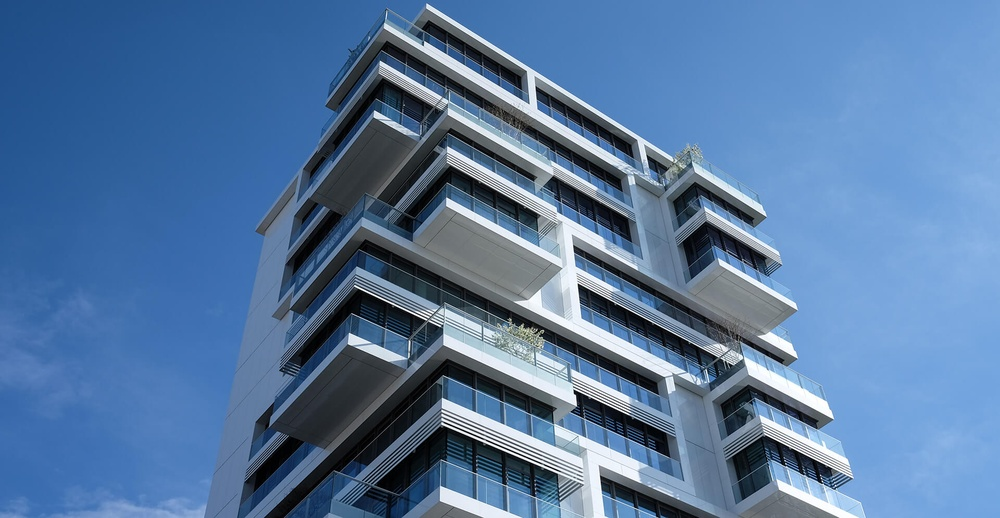
//> input picture Arsha/assets/img/cta-bg.jpg, 1000 x 518 px, shrunk from 1920 x 995 before the run
$ ./testsRealImages ../assets/img/cta-bg.jpg   (built with g++ and OpenCV 4)
//> lines starting //> are read from the running program, lines starting //| are printed output that depends on the picture
### Arsha/live-demo/CPP/convolutionFilters.cpp
#include "convolutionFilters.h"
#include <iostream>
// #include <tgmath.h>
#include <cstddef>
#include <vector>
#include <thread>
#include <iterator>

ConvolutionFilters::ConvolutionFilters() {

}

ConvolutionFilters::ConvolutionFilters(int rows, int cols, int channels, int debug) {
    this->debug = debug;
    this->numRows = rows;
    this->numCols = cols;
    this->numChannels = channels;

    // Create input Img
    inputImg = new float[rows*cols*channels];

    this->numThreads = 10;

    // Create useful Kernels
    sharpenKernel = new float[9] {
        0.0, -0.5, 0.0,
        -0.5, 8.0, -0.5,
        0.0, -0.5, 0.0
    };
    blurKernel = new float[9]{
        1.0/9.0, 1.0/9.0, 1.0/9.0,
        1.0/9.0, 1.0/9.0, 1.0/9.0,
        1.0/9.0, 1.0/9.0, 1.0/9.0,
    };
    gaussBlurKernel = new float[9] {
        1.0/16.0,   1.0/8.0,    1.0/16.0,
        1.0/8.0,    1.0/4.4,    1.0/8.0,
        1.0/16.0,   1.0/8.0,    1.0/16.0
    };
    edgeKernellH = new float[9]{
        -1.0,   -2.0,   -1.0,
        0.0,    0.0,    0.0,
        1.0,    2.0,    1.0
    };
    edgeKernelV = new float[9]{
        -1.0,   0.0,    1.0,
        -2.0,   0.0,    2.0,
        -1.0,   0.0,    1.0,
    };
    float denom = 2.0;
    embossKernel = new float[9]{
        -2.0f/denom,   -1.0f/denom,   0.0f/denom,
        -1.0f/denom,   1.0f/denom,    1.0f/denom,
        0.0f/denom,    1.0f/denom,    2.0f/denom
    };
    denom = 4.0;
    Log1 = new float[9]{
        0.0, -1.0,  0.0,
        -1.0, denom,  -1.0,
        0.0, -1.0,  0.0,
    };
    Log2 = new float[9]{
        -1.0, -1.0,     -1.0,
        -1.0,  2*denom, -1.0,
        -1.0, -1.0,     -1.0,
    };
    identityKernel = new float[9]{
        0.0, 0.0,     0.0,
        0.0, 1.0,     0.0,
        0.0, 0.0,     0.0,
    };
}

ConvolutionFilters::~ConvolutionFilters(){
    delete []sharpenKernel;
    delete []blurKernel;
    delete []gaussBlurKernel;
    delete []edgeKernelV;
    delete []edgeKernellH;
    delete []embossKernel;
    delete []Log1;
    delete []Log2;
    delete []identityKernel;
    if(inputImg != nullptr)
        delete []inputImg;
}

void ConvolutionFilters::setInputImg(float *img, int size) {
    for (int i = 0; i < size; i++) {
        this->inputImg[i] = img[i];
    }

}

// [36 lines left out: functions getInputImgPtr, getPixel, calculateIntensity, not called in this run]

float* ConvolutionFilters::applyConv(float *kernel,
                                     int kernelSize, int channels) {

    // if debugging print inputImg
    if (debug == 1) {
        std::cout << "rows: " <<  numRows << " cols: "
            << numCols << " channels: " << numChannels<<  std::endl;
        std::cout << "input Img" << std::endl;
        printImg(inputImg, channels);
    }

    // Create an output image numRowsXnumColsXchannels
    float *outputImage = new float[numRows*numCols*channels];
    for (int i = 0; i < numRows*numCols*channels; i ++) {
        outputImage[i] = 0.0;
    }

    int last = -1;
    auto f = [this](int start, int end, float* kernel, int kernelSize, int channels, float*outputImage) {
        std::chrono::high_resolution_clock::time_point t1 = std::chrono::high_resolution_clock::now();
        this->applyConvRows(start, end, kernel, kernelSize, channels, outputImage);
        std::chrono::high_resolution_clock::time_point t2 = std::chrono::high_resolution_clock::now();
        std::chrono::duration<double> time_span = std::chrono::duration_cast<std::chrono::duration<double>> (t2 - t1);
        if (debug >= 2)
            std::cout << "finished (" << start << "," << end << ")" << time_span.count() << "ms" << std::endl;
    };

    // break the image up into numThread segements
    // std::vector<std::thread> threads;
    std::thread* threads = new std::thread[numThreads];
    // std::thread threads[8];
    for (int i = 1; i <= numThreads; i++) {
        int start = last + 1;
        int end = ((float)numRows/numThreads)*i-1;
        // threads.push_back(std::thread(f, start, end, kernel, kernelSize, channels, outputImage));
        threads[i-1] = std::thread(f, start, end, kernel, kernelSize, channels, outputImage);
        last = end;
    }

    for (int i = 0; i < numThreads; i++) {
        threads[i].join();
    }

    // if debugging print inputImg
    if (debug == 1) {
        std::cout << "output Img" << std::endl;
        printImg(outputImage, channels);
    }

    delete []threads;
    return outputImage;
}

void ConvolutionFilters::applyConvRows(int rowStart, int rowEnd, float *kernel,
                                       int kernelSize, int channels, float* outputImage) {

    float padding = 0.0;
    // Loop through image with an offset:
    int offset = kernelSize/2;
    for (int row = rowStart; row <= rowEnd; row++) {
        for (int col = 0; col < numCols; col++) {
            // [6 lines of commented-out code are left out]
            for (int krow = 0; krow < kernelSize; krow++) {
                for (int kcol = 0; kcol < kernelSize; kcol++) {
                    float kValue = kernel[krow*kernelSize + kcol];
                    int idxRow = row + (krow - offset);
                    int idxCol = col + (kcol - offset);

                    // Apply Kernel to all channels:
                    for (int c = 0; c < channels; c++) {
                        float imgValue;
                        if (!checkBounds(idxRow, idxCol, channels)) {
                            imgValue = padding;
                        }
                        else {
                            int index = idxRow*numCols*channels + idxCol*channels;
                            imgValue = inputImg[index + c];
                        }
                        int index = row*numCols*channels + col*channels;
                        outputImage[index + c] += kValue*imgValue;
                    }
                }
            }
            // [5 lines of commented-out code are left out]
        }
    }
}

float* ConvolutionFilters::applySharpen(int channels) {

    // Reduce to grey scale if not already
    float *output = applyConv(sharpenKernel, 3, 3);

    delete []inputImg;
    inputImg = nullptr;
    inputImg = output;
    rescale(channels);

    return inputImg;
}

float* ConvolutionFilters::applyBlur(int channels) {

    // Reduce to grey scale if not already
    float *output = applyConv(blurKernel, 3, 3);

    delete []inputImg;
    inputImg = nullptr;
    inputImg = output;

    cutOffPixels(3);
    return output;
}

/// @brief
/// @param inputImg
/// @param channels
/// @return
float* ConvolutionFilters::applyGaussBlur(int channels) {
    // Reduce to grey scale if not already
    float *output = applyConv(gaussBlurKernel, 3, 3);

    delete[] inputImg;
    inputImg = nullptr;
    inputImg = output;
    cutOffPixels(3);

    return output;
}

// [31 lines of commented-out code are left out]
float* ConvolutionFilters::edgeDetection(int channels) {

    float *horzEdges = applyConv(edgeKernellH, 3, 3);
    float *vertEdges = applyConv(edgeKernelV, 3, 3);

    //calculate the sqrt(horz^2 + vet^2)
    float *output = new float[numCols*numRows*channels];
    for(int i = 0; i < numRows*numCols*channels; i++) {
        output[i] = horzEdges[i]*horzEdges[i] + vertEdges[i]*vertEdges[i];
    }

    delete []horzEdges;
    delete []vertEdges;

    delete []inputImg;
    inputImg = output;

    cutOffPixels(3);
    return output;
}


/// @brief
/// @param inputImg
/// @param channels
/// @return
float* ConvolutionFilters::applyEmboss(int channels) {

    float *output = applyConv(embossKernel, 3, 3);

    delete []inputImg;
    inputImg = nullptr;
    inputImg = output;

    cutOffPixels(3);
    return output;
}

float* ConvolutionFilters::applyLoG(int channels) {

    float *output1 = applyConv(Log1, 3, 3);

    delete []inputImg;
    inputImg = nullptr;
    inputImg = output1;

    float *output2 = applyConv(Log2, 3, 3);

    delete []inputImg;
    inputImg = nullptr;
    inputImg = output2;

    cutOffPixels(3);
    return output1;
}

// [10 lines left out: function applyId, not called in this run]

void ConvolutionFilters::rescale(int channels)
{
    // Get max and min
    float max = 0.0, min = 0.0;
    int length = numRows*numCols*channels;
    for(int i = 0; i < length; i++) {
        if (inputImg[i] > max) max = inputImg[i];
        if (inputImg[i] < min) min = inputImg[i];
    }
    max = max - min;

    // Add spread to eveything and divide by new max to bound all pixels to 0-1
    for (int i = 0; i < length; i++) {
        inputImg[i] = (inputImg[i] - min)/max;
    }
}

bool ConvolutionFilters::checkBounds(int row, int col, int channels) {
    if (row < 0 || row >= numRows || col < 0 || col >= numCols) {
        return false;
    }
    return true;
}

void ConvolutionFilters::cutOffPixels(int channels) {
    int length = channels*numRows*numCols;

    for (int i = 0; i < length; i++){
        if(inputImg[i] < 0)
            inputImg[i] = 0;
        else if(inputImg[i] > 1.0)
            inputImg[i] = 1.0;
    }
}

// [33 lines left out: functions applyFilter, applyFilterCPP, not called in this run]

void ConvolutionFilters::setThreadCount(int num) {
    this->numThreads = num;
}

// [21 lines left out: function printImg, not called in this run]

### Arsha/CodeLiveDemo/testsRealImages.cpp
#include <iostream>
#include <fstream>
#include <string>
#include <vector>
#include <opencv2/opencv.hpp>

#include "convolutionFilters.h"


int applySharpen1(std::string input_file, std::string output_file);
int applyBlur(std::string input_file, std::string output_file);
int applyGaussBlur(std::string input_file, std::string output_file);
int applyEdgeDetection(std::string input_file, std::string output_file);
int applyEmboss(std::string input_file, std::string output_file);
int applyLoG(std::string input_file, std::string output_file);
int applyConv0(std::string input_file, std::string output_file);
int testImg();


bool debug = true;

int main(int argc, char **argv) {


    std::string file_name(argv[1]);
    if (debug) std::cout << "applySharpen1" << std::endl;
    applySharpen1(file_name, "../ImagesExamples/CPP/sharp.jpeg");
    if (debug) std::cout << "applyBlur" << std::endl;
    applyBlur(file_name, "../ImagesExamples/CPP/blur.jpeg");
    if (debug) std::cout << "applyGaussBlur" << std::endl;
    applyGaussBlur(file_name, "../ImagesExamples/CPP/GaussBlur.jpeg");
    if (debug) std::cout << "applyEdgeDetection" << std::endl;
    applyEdgeDetection(file_name, "../ImagesExamples/CPP/Edges.jpeg");
    if (debug) std::cout << "applyEmboss" << std::endl;
    applyEmboss(file_name, "../ImagesExamples/CPP/Emboss.jpeg");
    if (debug) std::cout << "applyLoG" << std::endl;
    applyLoG(file_name, "../ImagesExamples/CPP/LoG.jpeg");
    if (debug) std::cout << "applyConv 0" << std::endl;
    applyConv0(file_name, "../ImagesExamples/CPP/zero.jpeg");

    return 0;
}

int applySharpen1(std::string input_file, std::string output_file) {
//> called with input_file = "../assets/img/cta-bg.jpg", output_file = "../ImagesExamples/CPP/sharp.jpeg"

    if(debug) {
        std::cout << "applySharpen" << std::endl;
    }
    // Read in an image and show something
    cv::Mat img = cv::imread(input_file);
//> img is the input picture: 518 rows x 1000 cols, CV_8UC3; mean B, G, R 159.6, 119.8, 86.4

    // Convert to uchar array.
    uchar *arr = img.isContinuous() ? img.data : img.clone().data;
    uint length = img.total()*img.channels();

    float *imgFloat = new float[length];

    // Convert to float array for conv.
    for (int i = 0; i < length; i++) {
        imgFloat[i] = (float)(arr[i]) / 255.0;
    }

    ConvolutionFilters cf(img.rows, img.cols, img.channels(), false);
    cf.setInputImg(imgFloat, length);
    float *output = cf.applySharpen(3);

    std::cout << "Finished Sharpen" << std::endl;

    // Convert back to uchar
    uchar *arr2 = new uchar[length];
    for (int i = 0; i < length; i++) {
        arr2[i] = (uchar)(output[i] * 255.0);
    }

    // copy to cv mat
    cv::Mat copy(img.rows, img.cols, CV_8UC(3), arr2);
    cv::imwrite(output_file, copy);
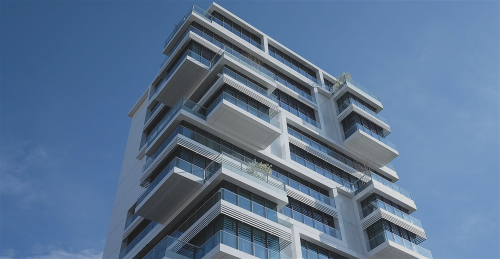
//> saved as sharp.jpeg: 518 rows x 1000 cols, CV_8UC3 (shown at 1/2 size); mean B, G, R 145.5, 116.1, 91.5

    delete []imgFloat;
    delete []arr2;
    return 0;
}

int applyBlur(std::string input_file, std::string output_file) {
//> called with input_file = "../assets/img/cta-bg.jpg", output_file = "../ImagesExamples/CPP/blur.jpeg"

    // Read in an image and show something
    cv::Mat img = cv::imread(input_file);

    // Convert to uchar array.
    uchar *arr = img.isContinuous() ? img.data : img.clone().data;
    uint length = img.total()*img.channels();

    float *imgFloat = new float[length];

    // Convert to float array for conv.
    for (int i = 0; i < length; i++) {
        imgFloat[i] = (float)(arr[i]) / 255.0;
    }

    ConvolutionFilters cf(img.rows, img.cols, img.channels(), false);
    cf.setInputImg(imgFloat, length);
    float *output = cf.applyBlur(3);

    // Convert back to uchar
    uchar *arr2 = new uchar[length];
    for (int i = 0; i < length; i++) {
        arr2[i] = (uchar)(output[i] * 255.0);
    }

    // copy to cv mat
    cv::Mat copy(img.rows, img.cols, CV_8UC(3), arr2);
    cv::imwrite(output_file, copy);
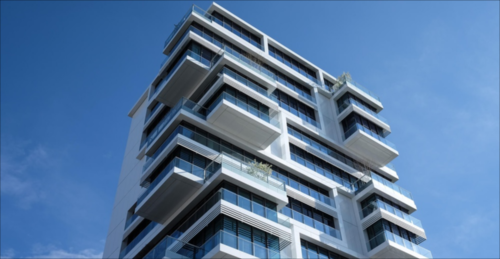
//> saved as blur.jpeg: 518 rows x 1000 cols, CV_8UC3 (shown at 1/2 size); mean B, G, R 158.9, 119.2, 85.9

    delete []imgFloat;
    delete []arr2;
    return 0;
}

int applyGaussBlur(std::string input_file, std::string output_file) {
//> called with input_file = "../assets/img/cta-bg.jpg", output_file = "../ImagesExamples/CPP/GaussBlur.jpeg"

    // Read in an image and show something
    cv::Mat img = cv::imread(input_file);

    // Convert to uchar array.
    uchar *arr = img.isContinuous() ? img.data : img.clone().data;
    uint length = img.total()*img.channels();

    float *imgFloat = new float[length];

    // Convert to float array for conv.
    for (int i = 0; i < length; i++) {
        imgFloat[i] = (float)(arr[i]) / 255.0;
    }

    ConvolutionFilters cf(img.rows, img.cols, img.channels(), false);
    cf.setInputImg(imgFloat, length);
    float *output = cf.applyGaussBlur(3);

    // Convert back to uchar
    uchar *arr2 = new uchar[length];
    for (int i = 0; i < length; i++) {
        arr2[i] = (uchar)(output[i] * 255.0);
    }

    // copy to cv mat
    cv::Mat copy(img.rows, img.cols, CV_8UC(3), arr2);
    cv::imwrite(output_file, copy);

    delete []imgFloat;
    delete []arr2;
    return 0;
}

int applyEdgeDetection(std::string input_file, std::string output_file) {
//> called with input_file = "../assets/img/cta-bg.jpg", output_file = "../ImagesExamples/CPP/Edges.jpeg"

    // Read in an image and show something
    cv::Mat img = cv::imread(input_file);

    // Convert to uchar array.
    uchar *arr = img.isContinuous() ? img.data : img.clone().data;
    uint length = img.total()*img.channels();

    float *imgFloat = new float[length];

    // Convert to float array for conv.
    for (int i = 0; i < length; i++) {
        imgFloat[i] = (float)(arr[i]) / 255.0;
    }

    ConvolutionFilters cf(img.rows, img.cols, img.channels(), false);
    cf.setInputImg(imgFloat, length);
    float *output = cf.edgeDetection(3);

    // Convert back to uchar
    // length = length / img.channels();
    uchar *arr2 = new uchar[length];
    for (int i = 0; i < length; i++) {
        arr2[i] = (uchar)(output[i] * 255.0);
    }

    // copy to cv mat
    cv::Mat copy(img.rows, img.cols, CV_8UC(3), arr2);
    cv::imwrite(output_file, copy);
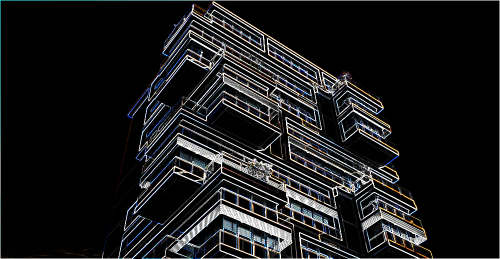
//> saved as Edges.jpeg: 518 rows x 1000 cols, CV_8UC3 (shown at 1/2 size); mean B, G, R 27, 26.3, 26

    delete []imgFloat;
    delete []arr2;
    return 0;
}

int applyEmboss(std::string input_file, std::string output_file) {
//> called with input_file = "../assets/img/cta-bg.jpg", output_file = "../ImagesExamples/CPP/Emboss.jpeg"

    // Read in an image and show something
    cv::Mat img = cv::imread(input_file);

    // Convert to uchar array.
    uchar *arr = img.isContinuous() ? img.data : img.clone().data;
    uint length = img.total()*img.channels();

    float *imgFloat = new float[length];

    // Convert to float array for conv.
    for (int i = 0; i < length; i++) {
        imgFloat[i] = (float)(arr[i]) / 255.0;
    }

    ConvolutionFilters cf(img.rows, img.cols, img.channels(), false);
    cf.setInputImg(imgFloat, length);
    float *output = cf.applyEmboss(3);

    // Convert back to uchar
    uchar *arr2 = new uchar[length];
    for (int i = 0; i < length; i++) {
        arr2[i] = (uchar)(output[i] * 255.0);
    }

    // copy to cv mat
    cv::Mat copy(img.rows, img.cols, CV_8UC(3), arr2);
    cv::imwrite(output_file, copy);
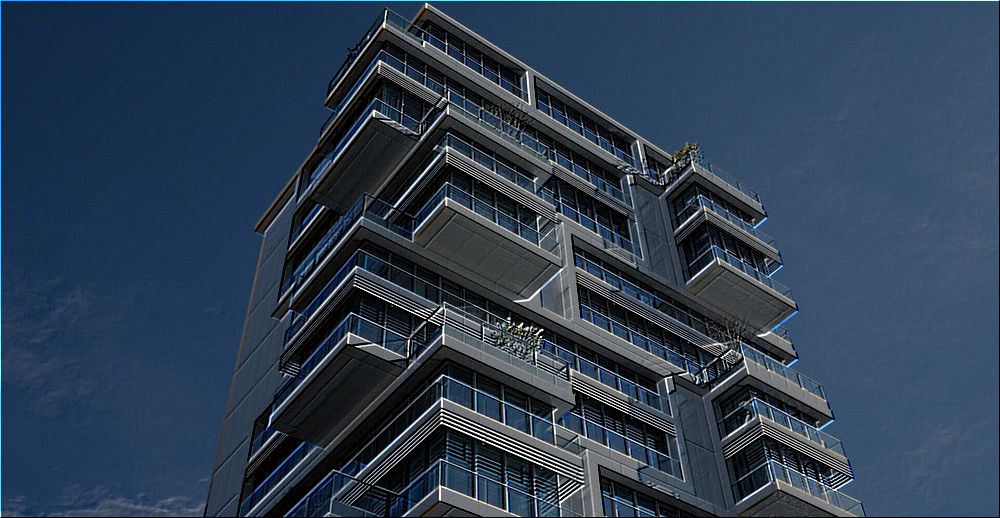
//> saved as Emboss.jpeg: 518 rows x 1000 cols, CV_8UC3; mean B, G, R 82, 62.3, 45.9

    delete []imgFloat;
    delete []arr2;
    return 0;
}

int applyLoG(std::string input_file, std::string output_file) {
//> called with input_file = "../assets/img/cta-bg.jpg", output_file = "../ImagesExamples/CPP/LoG.jpeg"

    // Read in an image and show something
    cv::Mat img = cv::imread(input_file);

    // Convert to uchar array.
    uchar *arr = img.isContinuous() ? img.data : img.clone().data;
    uint length = img.total()*img.channels();

    float *imgFloat = new float[length];

    // Convert to float array for conv.
    for (int i = 0; i < length; i++) {
        imgFloat[i] = (float)(arr[i]) / 255.0;
    }

    ConvolutionFilters cf(img.rows, img.cols, img.channels(), false);
    cf.setInputImg(imgFloat, length);
    float *output = cf.applyLoG(3);

    // Convert back to uchar
    uchar *arr2 = new uchar[length];
    for (int i = 0; i < length; i++) {
        arr2[i] = (uchar)(output[i] * 255.0);
    }

    // copy to cv mat
    cv::Mat copy(img.rows, img.cols, CV_8UC(3), arr2);
    cv::imwrite(output_file, copy);

    delete []imgFloat;
    delete []arr2;
    return 0;
}

int applyConv0(std::string input_file, std::string output_file) {
//> called with input_file = "../assets/img/cta-bg.jpg", output_file = "../ImagesExamples/CPP/zero.jpeg"

    // Read in an image and show something
    cv::Mat img = cv::imread(input_file);

    // Convert to uchar array.
    uchar *arr = img.isContinuous() ? img.data : img.clone().data;
    uint length = img.total()*img.channels();

    float *imgFloat = new float[length];

    // Convert to float array for conv.
    for (int i = 0; i < length; i++) {
        imgFloat[i] = (float)(arr[i]) / 255.0;
    }

    // make a no change kernel
    float *zeroKernel = new float[3*3]{
        0, 0, 0,
        0, 0, 0,
        0, 0, 0
    };

    ConvolutionFilters cf(img.rows, img.cols, img.channels(), false);
    cf.setInputImg(imgFloat, length);
    float *output = cf.applyConv(zeroKernel, 3, 3);

    // Convert back to uchar
    uchar *arr2 = new uchar[length];
    for (int i = 0; i < length; i++) {
        arr2[i] = (uchar)(output[i] * 255.0);
    }

    // copy to cv mat
    cv::Mat copy(img.rows, img.cols, CV_8UC3, arr2);
    cv::imwrite(output_file, copy);

    delete []imgFloat;
    delete []arr2;
    return 0;
}

// [33 lines left out: function testImg, not called in this run]

$ run again, on Arsha/assets/img/duck.png
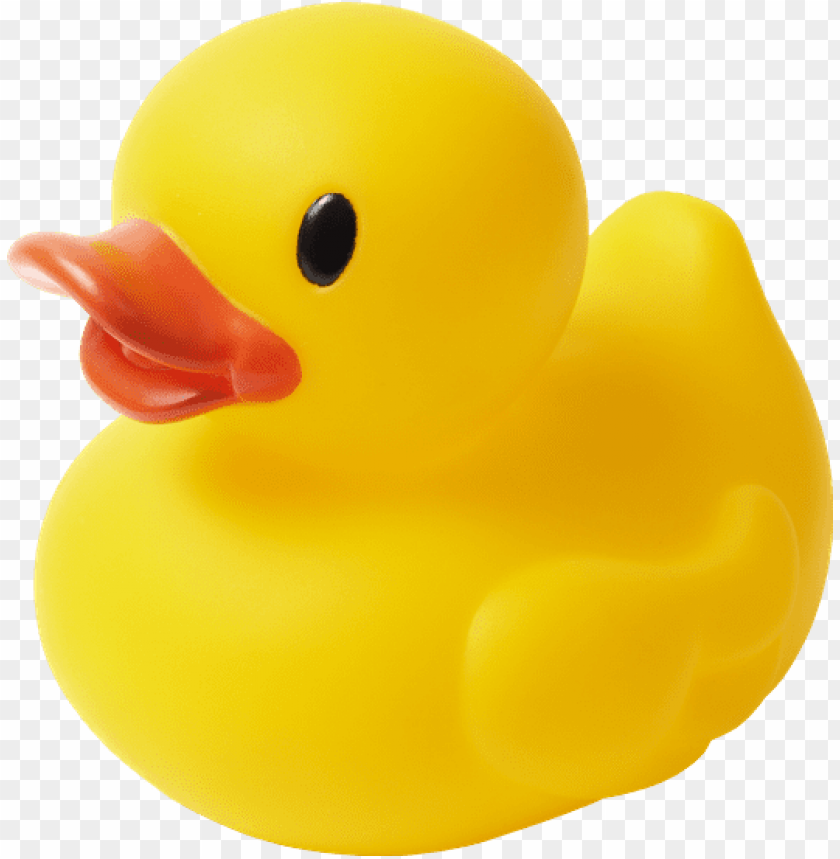
//> input picture Arsha/assets/img/duck.png, 840 x 859 px
//> in applySharpen1, img is the input picture: 859 rows x 840 cols, CV_8UC3; mean B, G, R 84.6, 202, 235.5
//> in applyEdgeDetection, `cv::imwrite(output_file, copy);`:
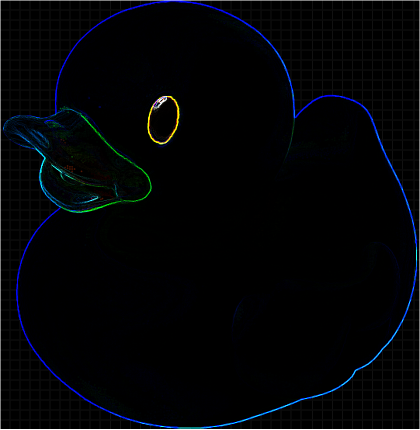
//> saved as Edges.jpeg: 859 rows x 840 cols, CV_8UC3 (shown at 1/2 size); mean B, G, R 6.5, 4.1, 2.6
//> in applyEmboss, `cv::imwrite(output_file, copy);`:
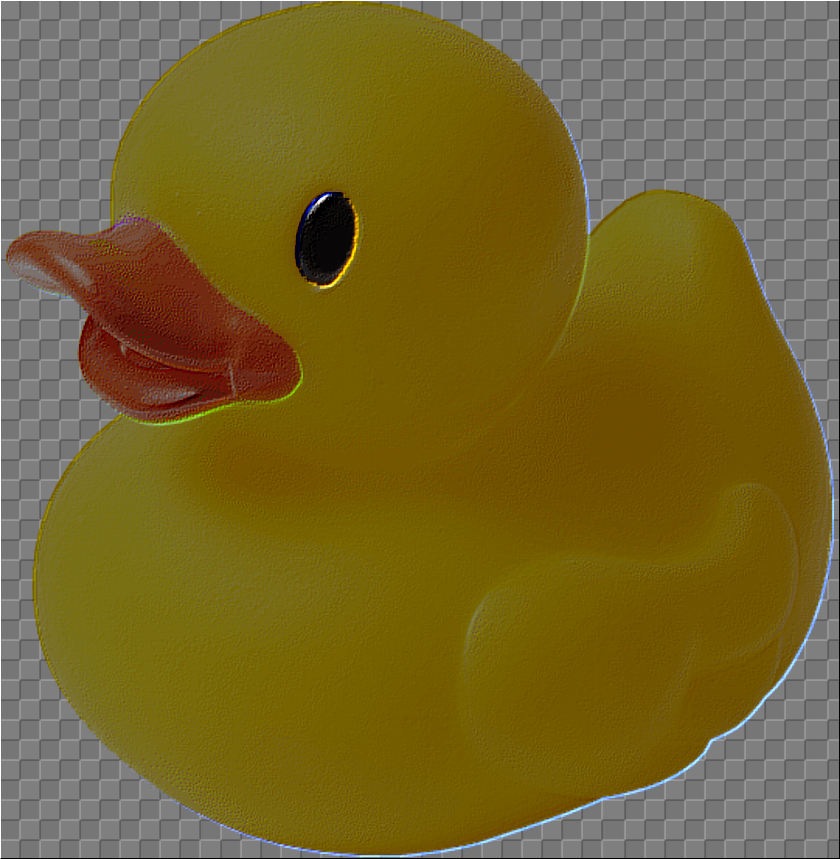
//> saved as Emboss.jpeg: 859 rows x 840 cols, CV_8UC3; mean B, G, R 42.3, 100.7, 117.4
